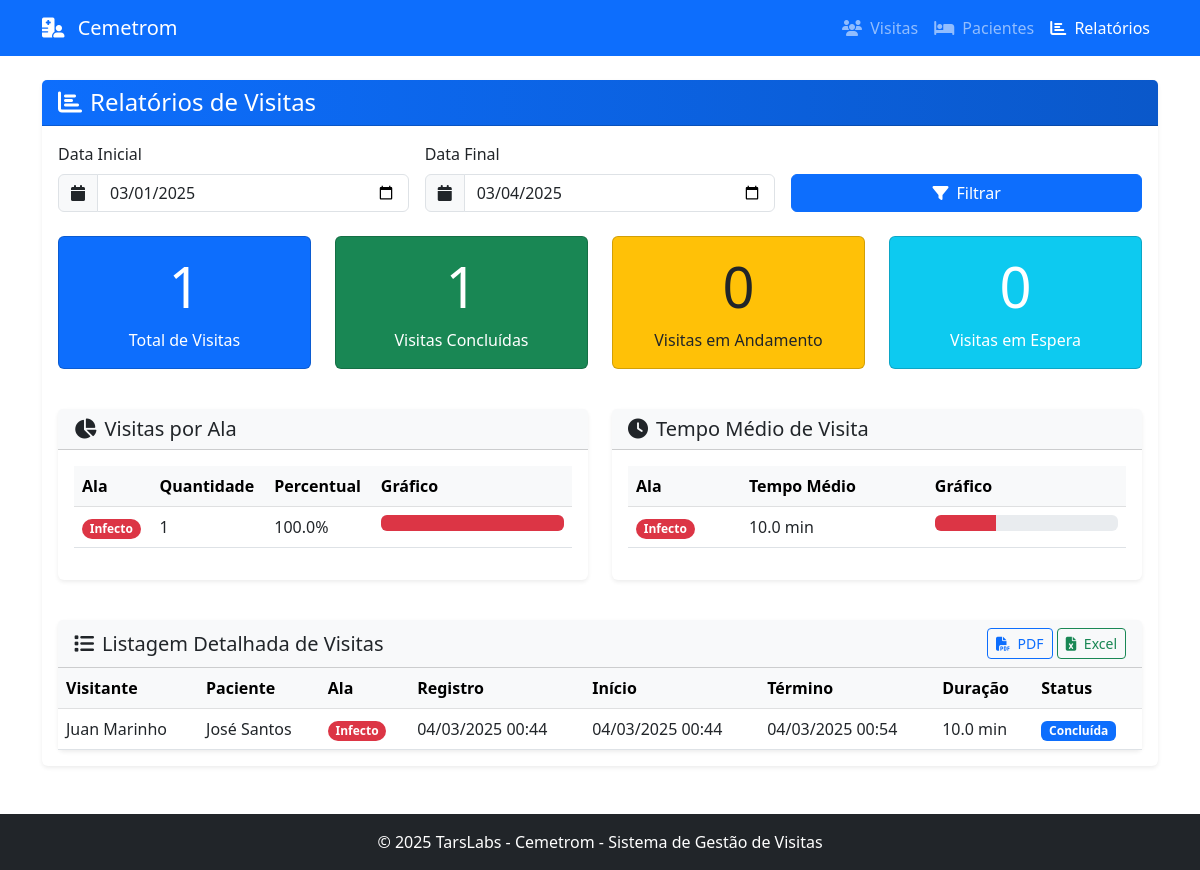
Page /relatorio on the earlier database version.
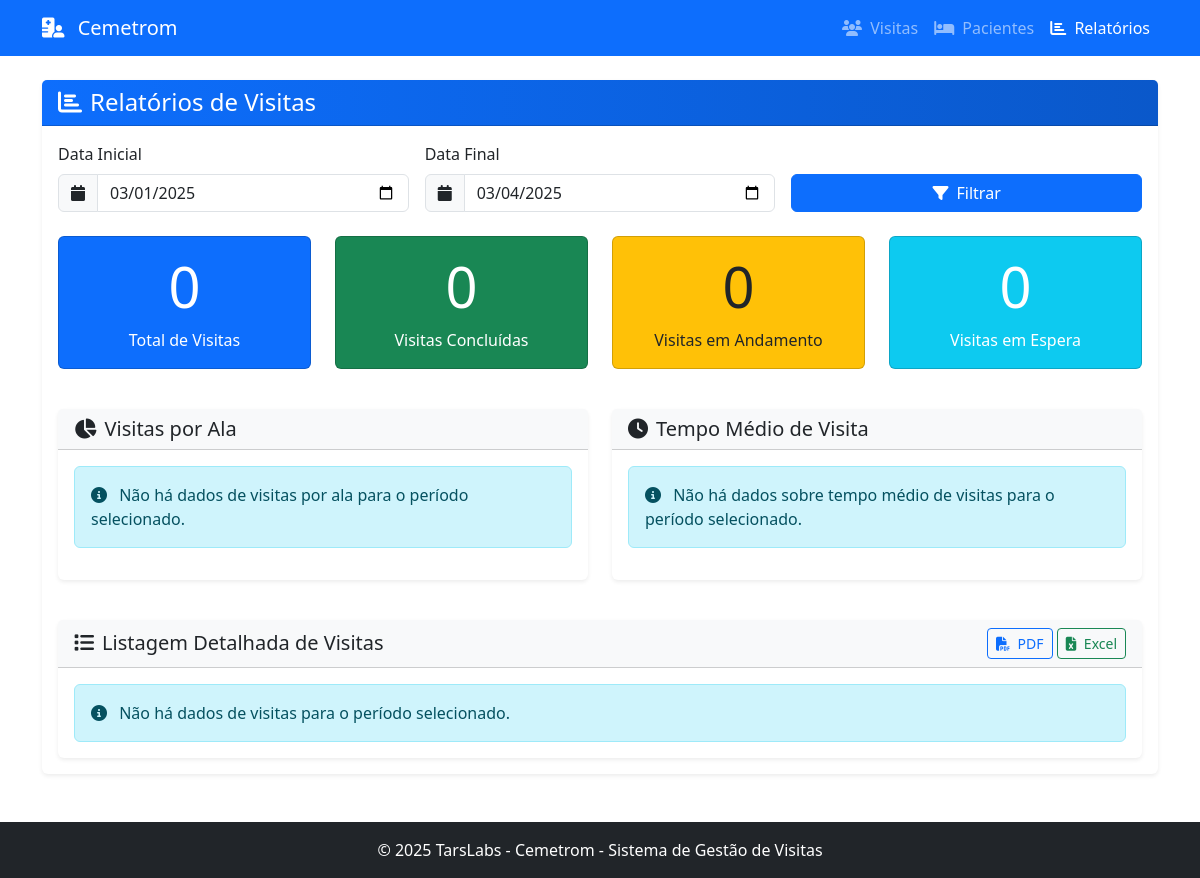
Same page on the later database version.
### tables this page shows
CREATE TABLE visitas (
            id INTEGER PRIMARY KEY AUTOINCREMENT,
            visitor_name TEXT NOT NULL,
            patient_id INTEGER NOT NULL,
            registration_time TIMESTAMP DEFAULT CURRENT_TIMESTAMP,
            start_time TIMESTAMP,
            end_time TIMESTAMP,
            status TEXT DEFAULT 'waiting',  -- waiting, active, completed
            created_at TIMESTAMP DEFAULT CURRENT_TIMESTAMP,
            updated_at TIMESTAMP DEFAULT CURRENT_TIMESTAMP,
            FOREIGN KEY (patient_id) REFERENCES pacientes (id)
        );

CREATE TABLE alas (
            id INTEGER PRIMARY KEY AUTOINCREMENT,
            sigla TEXT UNIQUE NOT NULL,
            nome TEXT NOT NULL,
            descricao TEXT,
            created_at TIMESTAMP DEFAULT CURRENT_TIMESTAMP,
            updated_at TIMESTAMP DEFAULT CURRENT_TIMESTAMP
        );

CREATE TABLE pacientes (
            id INTEGER PRIMARY KEY AUTOINCREMENT,
            nome TEXT NOT NULL,
            ala_id TEXT NOT NULL,
            quarto TEXT NOT NULL,
            leito TEXT NOT NULL,
            ativo INTEGER DEFAULT 1,
            created_at TIMESTAMP DEFAULT CURRENT_TIMESTAMP,
            updated_at TIMESTAMP DEFAULT CURRENT_TIMESTAMP,
            FOREIGN KEY (ala_id) REFERENCES alas (sigla)
        );

### app.py (the view)
@app.route('/relatorio')
def relatorio():
    data_inicio = request.args.get('data_inicio')
    data_fim = request.args.get('data_fim')
    if data_inicio and data_fim:
        relatorio_data = get_relatorio_por_periodo(data_inicio, data_fim)
    else:
        relatorio_data = get_relatorio_diario()
    estatisticas = get_estatisticas(relatorio_data)
    return render_template('relatorio.html',
                          relatorio=relatorio_data,
                          estatisticas=estatisticas,
                          data_inicio=data_inicio,
                          data_fim=data_fim)

### app.py (called while the page is built)
@app.template_filter('format_datetime')
def format_datetime(value):
    if isinstance(value, str):
        try:
            value = datetime.fromisoformat(value)
        except ValueError:
            return value
    return value.strftime('%d/%m/%Y %H:%M')

### src/database.py (called while the page is built)
def get_db():
    if 'db' not in g:
        g.db = sqlite3.connect(
            current_app.config['DATABASE'],
            detect_types=sqlite3.PARSE_DECLTYPES
        )
        g.db.row_factory = sqlite3.Row
    return g.db

### src/relatorio.py (called while the page is built)
def get_relatorio_diario():
    hoje = datetime.now().strftime('%Y-%m-%d')
    return get_relatorio_por_periodo(hoje, hoje)

### templates/relatorio.html (shortened to what the changed rows need)
{% extends 'base.html' %}
{% block content %}
<div class="row mb-4">
    <div class="col-12">
        <div class="card border-0 shadow-sm">
            <div class="card-body">
                <div class="row mb-4">
                    <div class="col-md-3 mb-3">
                        <div class="card bg-primary text-white h-100">
                            <div class="card-body text-center">
                                <h1 class="display-4">{{ estatisticas.total_visitas }}</h1>
                                <p class="mb-0">Total de Visitas</p>
                            </div>
                        </div>
                    </div>
                    <div class="col-md-3 mb-3">
                        <div class="card bg-success text-white h-100">
                            <div class="card-body text-center">
                                <h1 class="display-4">{{ estatisticas.visitas_completas }}</h1>
                                <p class="mb-0">Visitas Concluídas</p>
                            </div>
                        </div>
                    </div>
                    <div class="col-md-3 mb-3">
                        <div class="card bg-warning text-dark h-100">
                            <div class="card-body text-center">
                                <h1 class="display-4">{{ estatisticas.visitas_ativas }}</h1>
                            </div>
                        </div>
                    </div>
                    <div class="col-md-3 mb-3">
                        <div class="card bg-info text-white h-100">
                            <div class="card-body text-center">
                                <h1 class="display-4">{{ estatisticas.visitas_espera }}</h1>
                            </div>
                        </div>
                    </div>
                </div>
                <div class="row mb-4">
                    <div class="col-md-6 mb-3">
                        <div class="card border-0 shadow-sm h-100">
                            <div class="card-body">
                                {% if estatisticas.visitas_por_ala %}
                                    <div class="table-responsive">
                                        <table class="table table-hover">
                                            <thead class="table-light">
                                                <tr>
                                                    <th>Ala</th>
                                                    <th>Quantidade</th>
                                                    <th>Percentual</th>
                                                    <th>Gráfico</th>
                                                </tr>
                                            </thead>
                                            <tbody>
                                                {% for ala in estatisticas.visitas_por_ala %}
                                                    <tr>
                                                        <td>
                                                            <span class="badge rounded-pill
                                                                {% if ala.ala == 'Infecto' %}bg-danger{% endif %}
                                                            ">
                                                                {{ ala.ala }}
                                                            </span>
                                                        </td>
                                                        <td>{{ ala.quantidade }}</td>
                                                        <td>{{ ala.percentual }}%</td>
                                                        <td width="40%">
                                                            <div class="progress">
                                                                <div class="progress-bar
                                                                    {% if ala.ala == 'Infecto' %}bg-danger{% endif %}
                                                                "
                                                                role="progressbar"
                                                                style="width: {{ ala.percentual }}%"
                                                                aria-valuenow="{{ ala.percentual }}"
                                                                aria-valuemin="0"
                                                                aria-valuemax="100">
                                                                </div>
                                                            </div>
                                                        </td>
                                                    </tr>
                                                {% endfor %}
                                            </tbody>
                                        </table>
                                    </div>
                                {% else %}
                                    <div class="alert alert-info">
                                        <i class="fas fa-info-circle me-2"></i>
                                        Não há dados de visitas por ala para o período selecionado.
                                    </div>
                                {% endif %}
                            </div>
                        </div>
                    </div>
                    <div class="col-md-6 mb-3">
                        <div class="card border-0 shadow-sm h-100">
                            <div class="card-body">
                                {% if estatisticas.tempo_medio_por_ala %}
                                    <div class="table-responsive">
                                        <table class="table table-hover">
                                            <thead class="table-light">
                                                <tr>
                                                    <th>Ala</th>
                                                    <th>Tempo Médio</th>
                                                    <th>Gráfico</th>
                                                </tr>
                                            </thead>
                                            <tbody>
                                                {% for ala in estatisticas.tempo_medio_por_ala %}
                                                    <tr>
                                                        <td>
                                                            <span class="badge rounded-pill
                                                                {% if ala.ala == 'Infecto' %}bg-danger{% endif %}
                                                            ">
                                                                {{ ala.ala }}
                                                            </span>
                                                        </td>
                                                        <td>{{ ala.tempo_medio }} min</td>
                                                        <td width="40%">
                                                            <div class="progress">
                                                                {% set percentual = (ala.tempo_medio / 30) * 100 %}
                                                                <div class="progress-bar
                                                                    {% if ala.ala == 'Infecto' %}bg-danger{% endif %}
                                                                "
                                                                role="progressbar"
                                                                style="width: {{ percentual }}%"
                                                                aria-valuenow="{{ percentual }}"
                                                                aria-valuemin="0"
                                                                aria-valuemax="100">
                                                                </div>
                                                            </div>
                                                        </td>
                                                    </tr>
                                                {% endfor %}
                                            </tbody>
                                        </table>
                                    </div>
                                {% else %}
                                    <div class="alert alert-info">
                                        <i class="fas fa-info-circle me-2"></i>
                                        Não há dados sobre tempo médio de visitas para o período selecionado.
                                    </div>
                                {% endif %}
                            </div>
                        </div>
                    </div>
                </div>
                <div class="card border-0 shadow-sm">
                    <div class="card-body p-0">
                        {% if relatorio %}
                            <div class="table-responsive">
                                <table class="table table-hover mb-0" id="tabelaVisitas">
                                    <thead class="table-light">
                                        <tr>
                                            <th>Visitante</th>
                                            <th>Paciente</th>
                                            <th>Ala</th>
                                            <th>Registro</th>
                                            <th>Início</th>
                                            <th>Término</th>
                                            <th>Duração</th>
                                            <th>Status</th>
                                        </tr>
                                    </thead>
                                    <tbody>
                                        {% for visita in relatorio %}
                                            <tr>
                                                <td>{{ visita.visitor_name }}</td>
                                                <td>{{ visita.patient_name }}</td>
                                                <td>
                                                    <span class="badge rounded-pill
                                                        {% if visita.ward == 'Infecto' %}bg-danger{% endif %}
                                                    ">
                                                        {{ visita.ward }}
                                                    </span>
                                                </td>
                                                <td>{{ visita.registration_time|format_datetime }}</td>
                                                <td>{{ visita.start_time|format_datetime if visita.start_time else '-' }}</td>
                                                <td>{{ visita.end_time|format_datetime if visita.end_time else '-' }}</td>
                                                <td>
                                                    {% if visita.start_time and visita.end_time %}
                                                        {{ visita.duracao_minutos }} min
                                                    {% else %}
                                                        -
                                                    {% endif %}
                                                </td>
                                                <td>
                                                    <span class="badge
                                                        {% if visita.status == 'completed' %}bg-primary{% endif %}
                                                    ">
                                                        {% if visita.status == 'completed' %}Concluída{% endif %}
                                                    </span>
                                                </td>
                                            </tr>
                                        {% endfor %}
                                    </tbody>
                                </table>
                            </div>
                        {% else %}
                            <div class="alert alert-info m-3">
                                <i class="fas fa-info-circle me-2"></i>
                                Não há dados de visitas para o período selecionado.
                            </div>
                        {% endif %}
                    </div>
                </div>
            </div>
        </div>
    </div>
</div>
{% endblock %}

Differences in the rows shown:
removed visitas: ala "Infecto", quantidade "1", percentual "100.0", tempo_medio "10.0", visitor_name "Juan Marinho", patient_name "José Santos", ward "Infecto", registration_time "04/03/2025 00:44", start_time "04/03/2025 00:44", end_time "04/03/2025 00:54", duracao_minutos "10.0", status "Concluída"
Other differences:
{{ estatisticas.total_visitas }}: "1" → "0"
{{ estatisticas.visitas_completas }}: "1" → "0"
text no longer shown: "Ala Quantidade Percentual Gráfico Ala Tempo Médio Gráfico Visitante Paciente Ala Registro Início Término Duração Status"
text now shown: "Não há dados de visitas por ala para o período selecionado. Não há dados sobre tempo médio de visitas para o período selecionado. Não há dados de visitas para o período selecionado."
